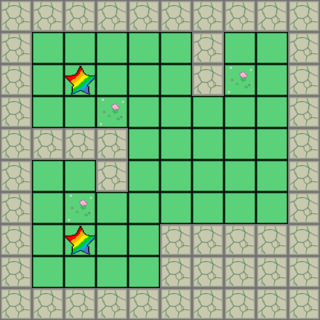

Tiled map render using the project's own tile images. Description and the whole map definition, tile-layer contents included, below:
An orthogonal 10x10 tile map with 32x32 px tiles, 3 tile layers (Floor, Checkpoint, Wall), 5 tilesets and 3 objects (2x Box, Player).

<map version="1.10" tiledversion="1.11.2" orientation="orthogonal" renderorder="right-down" width="10" height="10" tilewidth="32" tileheight="32" infinite="0" nextlayerid="6" nextobjectid="8">
 <tileset firstgid="1" source="grass.tsx" />
 <tileset firstgid="7" source="wall.tsx" />
 <tileset firstgid="8" source="charactor.tsx" />
 <tileset firstgid="9" source="box.tsx" />
 <tileset firstgid="10" source="star.tsx" />
 <layer id="1" name="Floor" width="10" height="10">
  <data encoding="csv">
0,0,0,0,0,0,0,0,0,0,
0,1,1,1,1,1,1,1,1,0,
0,1,1,1,1,1,1,2,1,0,
0,1,1,2,1,1,1,1,1,0,
0,1,1,1,1,1,1,1,1,0,
0,1,1,1,1,1,1,1,1,0,
0,1,2,1,1,1,1,1,1,0,
0,1,1,1,1,1,1,2,1,0,
0,1,1,1,1,1,1,1,1,0,
0,0,0,0,0,0,0,0,0,0
</data>
 </layer>
 <layer id="5" name="Checkpoint" width="10" height="10">
  <data encoding="csv">
0,0,0,0,0,0,0,0,0,0,
0,0,0,0,0,0,0,0,0,0,
0,0,10,0,0,0,0,0,0,0,
0,0,0,0,0,0,0,0,0,0,
0,0,0,0,0,0,0,0,0,0,
0,0,0,0,0,0,0,0,0,0,
0,0,0,0,0,0,0,0,0,0,
0,0,10,0,0,0,0,0,0,0,
0,0,0,0,0,0,0,0,0,0,
0,0,0,0,0,0,0,0,0,0
</data>
 </layer>
 <layer id="2" name="Wall" width="10" height="10">
  <data encoding="csv">
7,7,7,7,7,7,7,7,7,7,
7,0,0,0,0,0,7,0,0,7,
7,0,0,0,0,0,7,0,0,7,
7,0,0,0,0,0,0,0,0,7,
7,7,7,7,0,0,0,0,0,7,
7,0,0,7,0,0,0,0,0,7,
7,0,0,0,0,0,0,0,0,7,
7,0,0,0,0,7,7,7,7,7,
7,0,0,0,0,7,7,7,7,7,
7,7,7,7,7,7,7,7,7,7
</data>
 </layer>
 <objectgroup id="4" name="Box">
  <object id="5" name="Box" gid="9" x="224" y="128" width="32" height="32" />
  <object id="6" name="Box" gid="9" x="224" y="224" width="32" height="32" />
 </objectgroup>
 <objectgroup id="3" name="Player">
  <object id="1" name="Player" gid="8" x="128" y="160" width="32" height="32" />
 </objectgroup>
</map>
